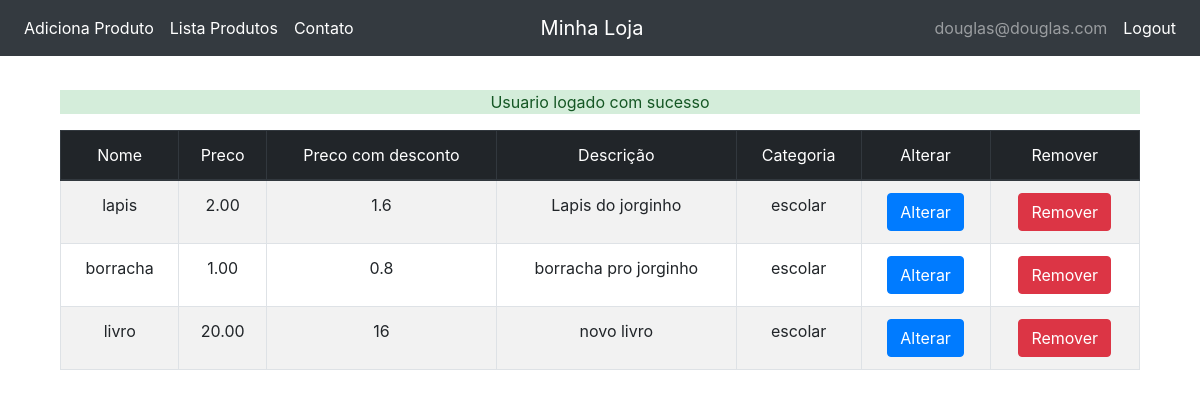
/produto-lista.php (signed in), run on the app's committed database.
### tables this page shows
CREATE TABLE `produtos` (
  `id` int(11) NOT NULL,
  `nome` varchar(255) DEFAULT NULL,
  `preco` decimal(10,2) DEFAULT NULL,
  `descricao` text,
  `categoria_id` int(11) DEFAULT NULL,
  `usado` tinyint(1) DEFAULT NULL
);

CREATE TABLE `categorias` (
  `id` int(11) NOT NULL,
  `nome` varchar(255) DEFAULT NULL
);

### logica-usuario.php (called while the page is built, shortened)
<?php
function usuarioEstaLogado(){
	return isset($_SESSION["usuario_logado"]);
}

### class/ProdutoDao.php (called while the page is built, shortened)
<?php
class ProdutoDao {
	private $conexao;
	public function __construct($conexao) {
		$this->conexao = $conexao;
	}
	function listaProdutos(){
		$produtos = array();
		$resultadoPesquisa = mysqli_query($this->conexao, "select p.id as id, p.nome as nome, p.preco as preco, p.descricao as descricao, c.nome as nome_categoria
													from produtos p
													inner join categorias c on c.id = p.categoria_id");
		while($produto_array = mysqli_fetch_assoc($resultadoPesquisa)){
			$produto = new Produto($produto_array['nome'], $produto_array['preco'], $produto_array['descricao']);
			$produto->setId($produto_array['id']);
			$produto->categoria->setNome($produto_array['nome_categoria']);
			array_push($produtos, $produto);
		}
		return $produtos;
	}
}

### class/Produto.php (called while the page is built, shortened)
<?php
require_once("Categoria.php");
class Produto {
	private $nome;
	private $preco;
	private $descricao;
	public function __construct($nome, $preco, $descricao){
		$this->nome = $nome;
		$this->preco = $preco;
		$this->descricao = $descricao;
		$this->categoria = new Categoria();
	}
	public function getNome(){
		return $this->nome;
	}
	public function getPreco(){
		return $this->preco;
	}
	public function getDescricao(){
		return $this->descricao;
	}
	public function precoComDesconto($valor = 0.1){
		if($valor > 0 && $valor <= 0.5){
			return $this->preco - ($this->preco * $valor);
		} else {
			return $this->preco;
		}
	}
}

### class/Categoria.php (called while the page is built, shortened)
<?php
class Categoria	{
	private $nome;
	public function getNome(){
		return $this->nome;
	}
	public function setNome($valor){
		$this->nome = $valor;
	}
}

### produto-lista.php (the view, shortened to what this page needs)
<?php
	require_once("cabecalho.php");
	$produtoDao = new ProdutoDao($conexao);
	$produtos = $produtoDao->listaProdutos();
?>
<table class="table table-bordered table-striped text-center">
	<thead class="thead-dark">
		<tr>
			<th>Nome</th>
			<th>Preco</th>
			<th>Preco com desconto</th>
			<th>Descrição</th>
			<th>Categoria</th>
			<?php if(usuarioEstaLogado()) : ?>
				<th>Alterar</th>
				<th>Remover</th>
			<?php endif?>
		</tr>
	</thead>
	<?php foreach ($produtos as $produto) :	?>
	<tr>
		<td><?=$produto->getNome();?></td>
		<td><?=$produto->getPreco();?></td>
		<td><?=$produto->precoComDesconto(0.2)?></td>
		<td>
			<?php
			if(strlen($produto->getDescricao()) > 40)
				echo substr($produto->getDescricao(), 0, 40) . "...";
			else
				echo $produto->getDescricao();
			?>
		</td>
		<td><?=$produto->categoria->getNome();?></td>
		<?php if(usuarioEstaLogado()) : ?>
			<td>
				<form action="produto-altera-formulario.php" method="POST">
					<input class="btn btn-primary" type="submit" value="Alterar"/>
				</form>
			<td>
				<form action="remove-produto.php" method="POST">
					<input class="btn btn-danger" type="submit" value="Remover"/>
				</form>
			</td>
		<?php endif ?>
	</tr>
	<?php endforeach; ?>
</table>
<?php require_once("rodape.php"); ?>

### css/loja.css (style rules this page uses)
body { padding-top: 50px; }

### data on the page
produtos: nome "lapis", preco "2.00", preco "1.6", descricao "Lapis do jorginho", categoria.nome "escolar"
produtos: nome "borracha", preco "1.00", preco "0.8", descricao "borracha pro jorginho", categoria.nome "escolar"
produtos: nome "livro", preco "20.00", preco "16", descricao "novo livro", categoria.nome "escolar"

### other printed values
usuarioLogado() "douglas@douglas.com"
$_SESSION[$tipo] "Usuario logado com sucesso"
